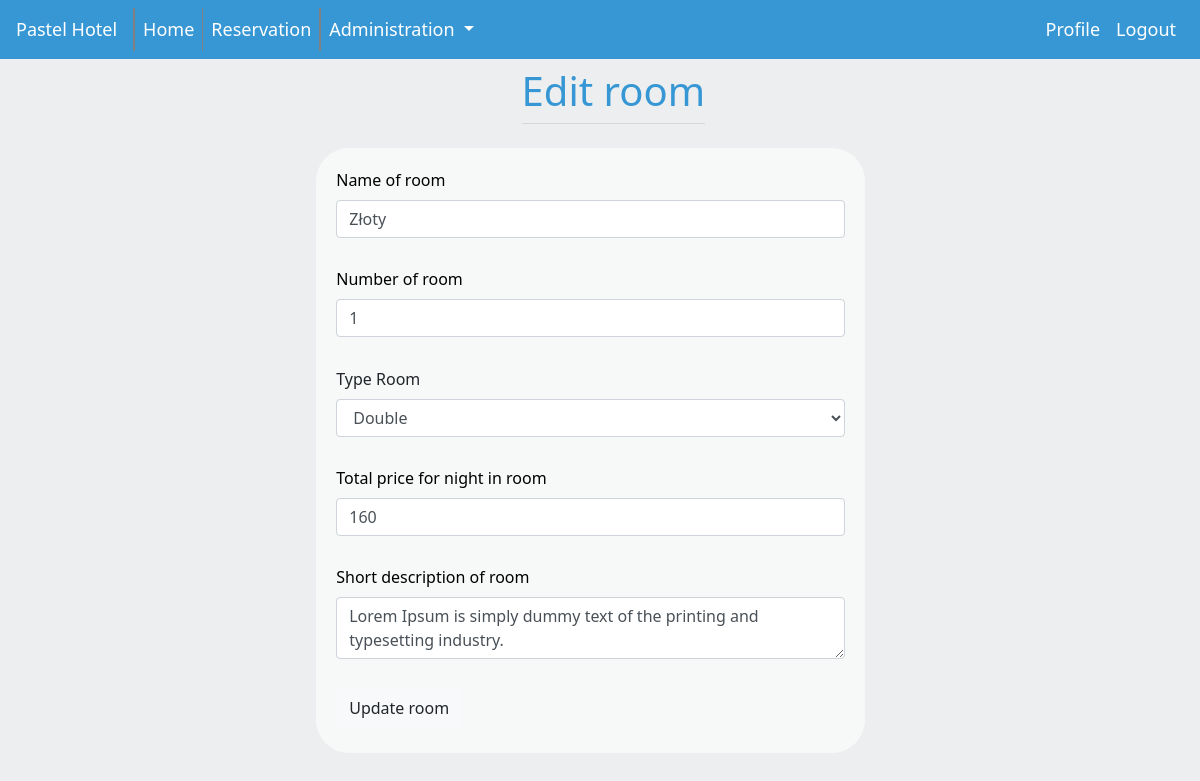
The app's page /room/edit/23/ (signed in) with its own data.
### rooms/models.py (models this page shows)
class Room(models.Model):
    number = models.IntegerField()
    name = models.TextField()
    price = models.IntegerField()
    description = models.TextField()
    type = models.ForeignKey(RoomType, on_delete=models.CASCADE)

### rooms/views.py (the view, shortened to what this page needs)
# urls.py: path('edit/<int:room_id>/', room_views.editroomquery),
def editroomquery(request, room_id):
    if request.user.is_superuser or request.user.is_staff:
        if request.method == 'GET':
            if len(Room.objects.filter(id=room_id)):
                types = RoomType.objects.all().order_by('name')
                return render(request, "EditRoom.html", {'RoomEdit': Room.objects.get(id=room_id), 'all_types': types})
    return HttpResponseRedirect('/room/view/')

### templates/EditRoom.html (shortened to what this page needs)
<!DOCTYPE html>
{% include 'navbar.html' %}
<html lang="en">
<head>
</head>
<body onload="sort_index()">
<div class="container">
    <div class="row justify-content-center">
        <div>
            <h1 class="mt-2" style="color: rgb(54,151,212)">Edit room</h1>
            <hr class="mt-0 mb-4">
        </div>
    </div>
</div>
<div class="row col-md-12">
    <div class="col-md-6" style="margin-right: auto;margin-left: auto">
        <form class="form_room">
            <div class="form-group">
                <label style="color: black" for="name">Name of room</label>
                <input type="text" class="form-control" id="name" aria-describedby="emailHelp"
                       placeholder="Enter name of room" name="name" value="{{ RoomEdit.name }}">
            </div>
            <div class="form-group">
                <label style="color: black" for="number">Number of room</label>
                <input type="number" class="form-control" id="number" aria-describedby="emailHelp"
                       placeholder="Enter room number as number" name="number" min="0" value="{{ RoomEdit.number }}">
            </div>
            <div class="form-group">
                <label for="type">Type Room</label>
                <select class="form-control" onchange="onChangeType()" id="type" name="type">
                    {% for type in all_types %}
                        {% if type.name == RoomEdit.type.name %}
                            <option id="{{ type.id }}" selected="selected">{{ type.name }}</option>
                        {% else %}
                            <option id="{{ type.id }}">{{ type.name }}</option>
                        {% endif %}
                    {% endfor %}
                </select>
            </div>
            <div class="form-group" style="margin-left: auto;margin-right: auto">
                <label style="color: black" for="price">Total price for night in room</label>
                <input type="number" class="form-control" id="price" placeholder="Enter price as number"
                       name="price" min="1" value="{{ RoomEdit.price }}" onchange="onChangeType()">
            </div>
            <div class="form-group">
                <label style="color: black" for="description">Short description of room</label>
                <textarea type="text" class="form-control" id="description" placeholder="Enter description of room"
                          name="description">{{ RoomEdit.description }}</textarea>
            </div>
            <button type="submit" class="btn btn-light" formmethod="post" formaction="/room/edit/{{ RoomEdit.id }}/">
                Update room
            </button>
        </form>
    </div>
</div>
</body>
</html>

### records on screen
Room: name "Złoty", number "1", price "160", description "Lorem Ipsum is simply dummy text of the printing and typesetting industry."

### other values on screen
form field type "Double"
